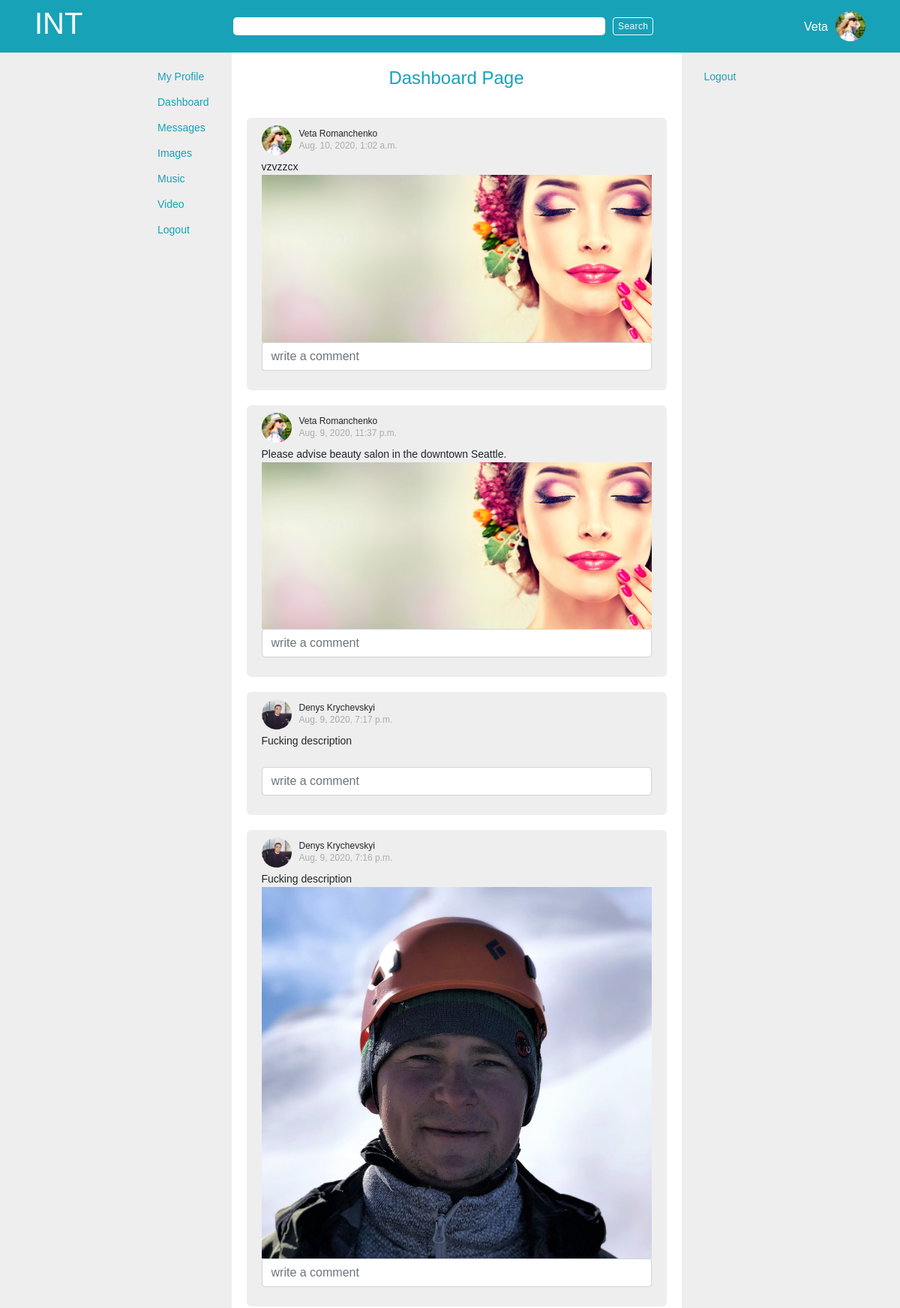
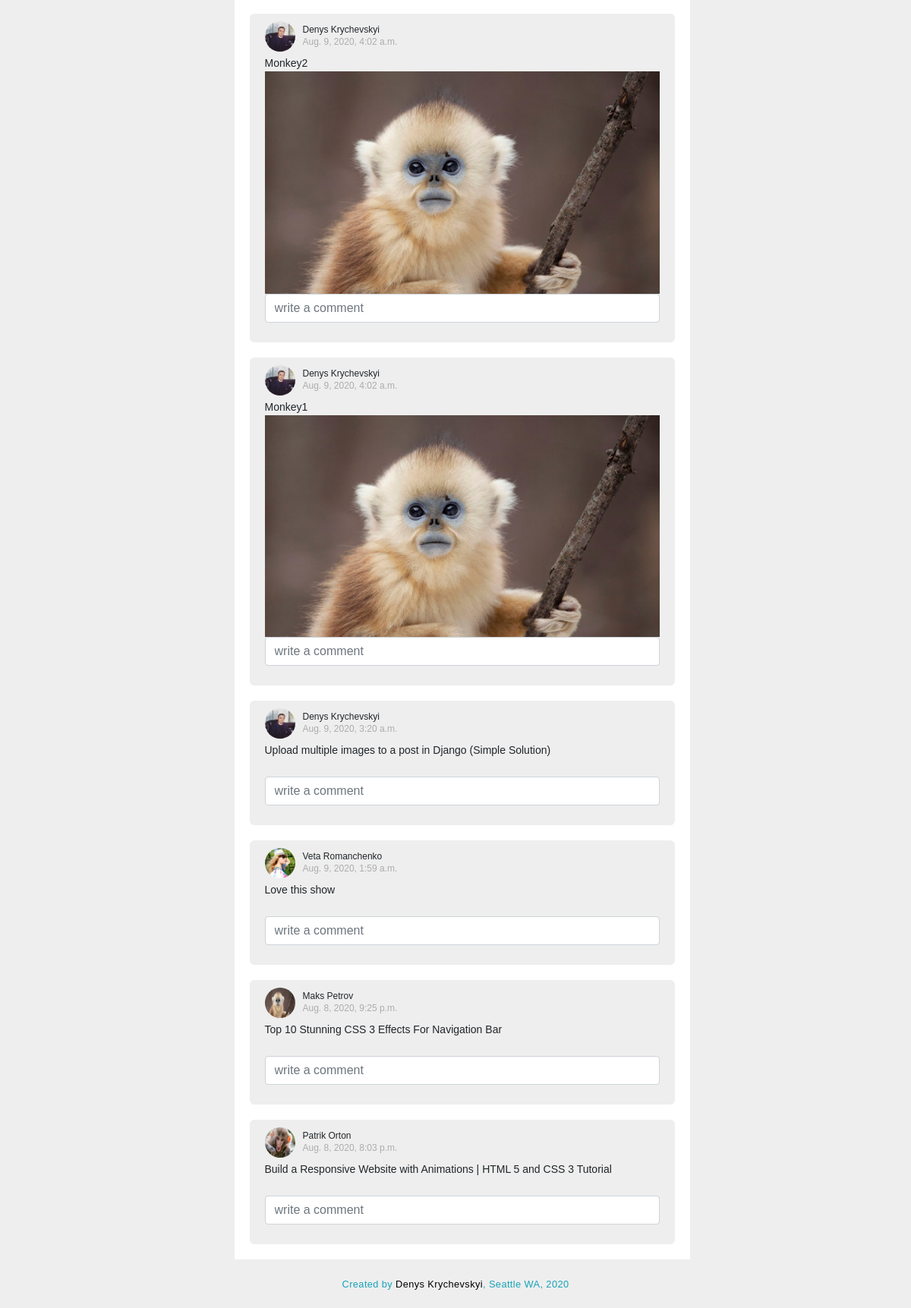
Page /dashboard (signed in) on the committed database (2 pictures, top to bottom).
### app_one/models.py (models this page shows, shortened)
class User(models.Model):
    first_name = models.CharField(max_length = 255)
    last_name = models.CharField(max_length = 255)
    nickname = 	models.CharField(max_length = 50, blank=True, null = True)
    initials = 	models.CharField(max_length = 10, blank=True, null = True)
    birth_date = models.DateTimeField()
    avatar = models.ImageField(upload_to='avatars', default=None, blank=True, null = True)	#upload to avatars is a directory inside media directory, it will go like media/avatars
    email = models.TextField()
    phone_num = models.IntegerField(blank=True, null = True)
    about = models.TextField(blank=True, null = True)
    password = models.TextField()
    location = models.CharField(max_length = 255, blank=True, null = True)
    created_at = models.DateTimeField(auto_now_add = True)
    updated_at = models.DateTimeField(auto_now = True)
    objects = UserManager()

class Post(models.Model):
    title = models.CharField(max_length = 255, null = True, blank=True)
    content = models.TextField()
    post_image = models.ImageField(upload_to='post_images', default=None, blank=True, null = True)
    poster = models.ForeignKey(User, related_name = 'poster', on_delete=models.CASCADE)
    created_at = models.DateTimeField(auto_now_add = True)
    updated_at = models.DateTimeField(auto_now = True)
    objects = PostManager()

### app_one/views.py (the view)
# urls.py: path('dashboard', views.dashboard),
def dashboard(request):
    context = {
        'curr_user': User.objects.get(id = request.session['user_id']),
        'posts': Post.objects.all().order_by('-created_at'),
        'videos': Video_item.objects.all()
    }
    return render(request, 'dashboard.html', context)

### app_one/templates/dashboard.html (shortened to what this page needs)
{% load embed_video_tags %}
<!DOCTYPE html>
<html lang="en">
<head>
    {% include 'head.html' %}
</head>
<body>
    <div class="outer_container">
        {% include 'search.html' %}
        <div class="inner_container">
            <div class="inner">
                {% include 'navbar.html' %}
                <div class="main_container">
                    <div class="page_title_container">
                        <h4>Dashboard Page</h4>
                    </div>
                    <div class="all_posts_container">
                        {% for post in posts %}
                            <div class="post_container">
                                <div class="post_header">
                                    <div class="avatar">
                                        <img src="{{ MEDIA_URL }}{{ post.poster.avatar }}" alt="{{ post.poster.first_name}}'s avatar">
                                    </div>
                                    <div class="poster">
                                        <p class="poster_name">{{ post.poster.first_name }} {{ post.poster.last_name }}</p>
                                        <small>{{ post.created_at }}</small>
                                    </div>
                                </div>
                                <p class="post_content">{{ post.content }}</p>
                                <div class="post_image_container">
                                    <img src="{{ MEDIA_URL }}{{ post.post_image }}" alt="">
                                </div>
                                <div class="comment_container">
                                    <form action="/add_coment/post/{{ post.content }}" id="form_addComment">
                                        <div class="form-group">
                                            <input type="text" name="comment" class="form-control" placeholder="write a comment">
                                        </div>
                                    </form>
                                </div>
                            </div>
                        {% endfor %}
                    </div>
                </div>
                {% include 'sidebar.html' %}
            </div>
        </div>
        {% include 'footer.html' %}
    </div>
</body>
</html>

### app_one/templates/search.html
<div id="search_bar_container">
    <div id="search_bar">
        <div class="logo_container">
            <h1>INT</h1>
        </div>
        <div class="form_container">
            <form action="" method="post" class="form-inline">
                <input class="search_bar1" type="search" name="" id="">
                <button class="btn btn-outline-light search_bar1_btn" type="submit">Search</button>
            </form>
        </div>
        <div class="current_user_container">
            {% if request.session.user_id != null %}
            <p>{{ curr_user.first_name }}</p>
            <img src="{{ MEDIA_URL }}{{ curr_user.avatar }}" alt="avatar">
            {% endif %}
        </div>
    </div>
</div>

### app_one/static/css/style.css (style rules this page uses)
* { margin: 0; padding: 0; -webkit-box-sizing: border-box; box-sizing: border-box; font-family: Arial, Helvetica, sans-serif; }
.outer_container { width: 100%; height: 100%; min-height: 92vh; background-color: #eeeeee; }
#search_bar_container { width: 100%; height: 70px; background-color: #17a2b8; display: -webkit-box; display: -ms-flexbox; display: flex; -webkit-box-align: center; -ms-flex-align: center; align-items: center; -webkit-box-pack: justify; -ms-flex-pack: justify; justify-content: space-between; }
#search_bar_container .form_container .search_bar1 { outline: none; border: none; min-width: 31rem; border-radius: 5px; margin-right: 10px; }
#search_bar_container .form_container .search_bar1_btn { padding: 0; font-size: 12px; padding: 2px 6px; letter-spacing: 0.4px; }
#search_bar_container #search_bar { width: 94%; display: -webkit-box; display: -ms-flexbox; display: flex; -webkit-box-align: center; -ms-flex-align: center; align-items: center; -webkit-box-pack: justify; -ms-flex-pack: justify; justify-content: space-between; margin: auto; padding: 5px 10px; }
#search_bar_container #search_bar .logo_container { color: white; }
#search_bar_container #search_bar .current_user_container { display: -webkit-box; display: -ms-flexbox; display: flex; -webkit-box-align: center; -ms-flex-align: center; align-items: center; }
#search_bar_container #search_bar .current_user_container p { margin-right: 10px; padding-top: 18px; color: white; }
#search_bar_container #search_bar .current_user_container img { width: 40px; height: 40px; border-radius: 50%; }
.inner_container { width: 1000px; margin: auto; padding-left: 100px; min-height: 86vh; }
.inner_container .inner { display: -webkit-box; display: -ms-flexbox; display: flex; width: 700px; height: 100%; }
.main_container { background-color: white; width: 600px; min-width: 600px; margin: auto; }
.main_container .page_title_container { margin-top: 10px; padding: 10px; text-align: center; color: #17a2b8; font-weight: 900; }
.all_posts_container { padding: 0 20px; }
.post_container { background-color: #eeeeee; border-radius: 6px; margin-top: 20px; padding: 10px 20px; }
.post_container .post_header { display: -webkit-box; display: -ms-flexbox; display: flex; -webkit-box-align: center; -ms-flex-align: center; align-items: center; }
.post_container .post_header .poster { margin-left: 10px; }
.post_container .post_header .poster .poster_name { font-size: 12px; margin-bottom: -6px; }
.post_container .post_header .poster small { font-size: 12px; color: #acacac; margin-top: 0; }
.post_container .post_image_container { margin: 0; padding: 0; }
.post_container .post_image_container img { width: 100%; height: auto; margin: 0; padding: 0; }
.post_container .post_content { margin-top: 5px; margin-bottom: 0; padding: 0; font-size: 14px; }
.post_container:last-child { margin-bottom: 20px; }
.avatar > img { width: 40px; height: 40px; border-radius: 50%; }

### rows in the picture
User: first_name "Veta", avatar (picture)
Post: poster.avatar (picture), poster.first_name "Veta", poster.last_name "Romanchenko", created_at "Aug. 10, 2020, 1:02 a.m.", content "vzvzzcx", post_image (picture)
Post: poster.avatar (picture), poster.first_name "Veta", poster.last_name "Romanchenko", created_at "Aug. 9, 2020, 11:37 p.m.", content "Please advise beauty salon in the downtown Seattle.", post_image (picture)
Post: poster.avatar (picture), poster.first_name "Denys", poster.last_name "Krychevskyi", created_at "Aug. 9, 2020, 7:17 p.m.", content "Fucking description"
Post: poster.avatar (picture), poster.first_name "Denys", poster.last_name "Krychevskyi", created_at "Aug. 9, 2020, 7:16 p.m.", content "Fucking description", post_image (picture)
Post: poster.avatar (picture), poster.first_name "Denys", poster.last_name "Krychevskyi", created_at "Aug. 9, 2020, 4:02 a.m.", content "Monkey2", post_image (picture)
Post: poster.avatar (picture), poster.first_name "Denys", poster.last_name "Krychevskyi", created_at "Aug. 9, 2020, 4:02 a.m.", content "Monkey1", post_image (picture)
Post: poster.avatar (picture), poster.first_name "Denys", poster.last_name "Krychevskyi", created_at "Aug. 9, 2020, 3:20 a.m.", content "Upload multiple images to a post in Django (Simple Solution)"
Post: poster.avatar (picture), poster.first_name "Veta", poster.last_name "Romanchenko", created_at "Aug. 9, 2020, 1:59 a.m.", content "Love this show"
Post: poster.avatar (picture), poster.first_name "Maks", poster.last_name "Petrov", created_at "Aug. 8, 2020, 9:25 p.m.", content "Top 10 Stunning CSS 3 Effects For Navigation Bar"
Post: poster.avatar (picture), poster.first_name "Patrik", poster.last_name "Orton", created_at "Aug. 8, 2020, 8:03 p.m.", content "Build a Responsive Website with Animations | HTML 5 and CSS 3 Tutorial"
